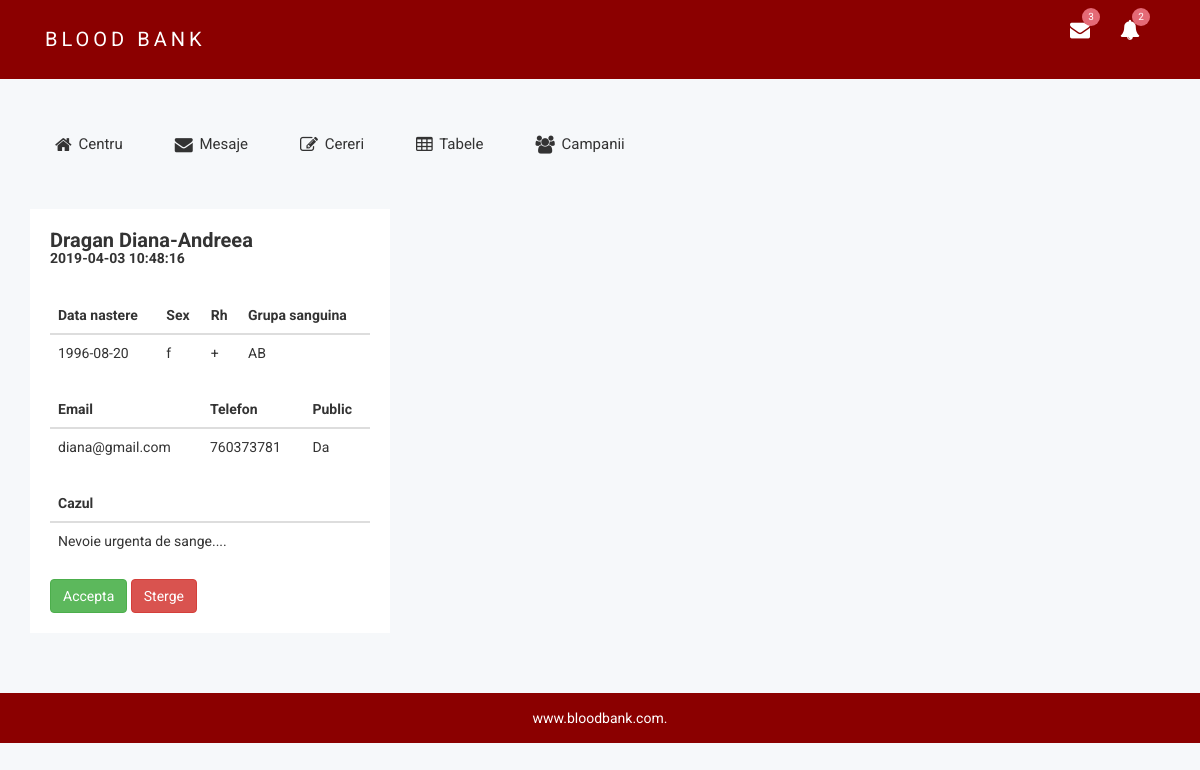
/bloodbank/a_centru/index.php/pacienti/cereri_pacienti, run on the app's committed database.
### tables this page shows
CREATE TABLE `pacienti` (
  `ID` int(255) NOT NULL,
  `prenume` varchar(255) NOT NULL,
  `nume` varchar(255) NOT NULL,
  `email` varchar(255) NOT NULL,
  `data_nastere` date NOT NULL,
  `telefon` int(10) NOT NULL,
  `sex` varchar(255) NOT NULL,
  `rh` varchar(10) NOT NULL,
  `grupa_sanguina` varchar(10) NOT NULL,
  `caz` varchar(255) NOT NULL,
  `public` varchar(5) NOT NULL,
  `data_cererii` datetime NOT NULL DEFAULT CURRENT_TIMESTAMP,
  `activ` int(11) NOT NULL
);

### bloodbank/a_centru/application/controllers/Pacienti.php (called while the page is built, shortened)
<?php
class Pacienti extends CI_Controller {
	public function __construct()
	{
		$this->load->model('pacienti_m');
	}
	public function cereri_pacienti()
	{
		$data = array(
			'pacienti'=> $this->pacienti_m->get_cereri_pacienti(),
		);
		$this->load->view('layout/header');
		$this->load->view('layout/navbar');
		$this->load->view('cereri/cereri_pacienti',$data);
		$this->load->view('layout/footer');
	}
}

### bloodbank/a_centru/index.php (called while the page is built, shortened)
<?php
require_once BASEPATH.'core/CodeIgniter.php';

### bloodbank/a_centru/application/models/pacienti_m.php (called while the page is built, shortened)
<?php
class pacienti_m extends CI_Model {
	function get_cereri_pacienti(){
		$this->db->select('*');
		$this->db->from('pacienti');
		$this->db->where('activ','0');
		$query=$this->db->get();
		return $query->result();
	}
}

### bloodbank/a_centru/application/views/cereri/cereri_pacienti.php (the view)
<div class="container">
    <div class="row">
       <?php foreach($pacienti as $pacient): ?>
        <div class="col-lg-4 col-md-6 col-sm-6 col-xs-12">
            <div class="recent-items-wp notika-shadow sm-res-mg-t-30">
                <div class="rc-it-ltd">
                    <div class="recent-items-ctn">
                        <div class="recent-items-title">
                            <h2><?php echo $pacient->nume?> <?php echo $pacient->prenume?></h2>
                            <h5><?php echo $pacient->data_cererii?></h5>
                        </div>
                    </div>
                    <div class="recent-items-inn">
                        <table class="table table-inner table-vmiddle">
                            <thead>
                                <tr>
                                    <th>Data nastere</th>
                                    <th>Sex</th>
                                    <th>Rh</th>
                                    <th>Grupa sanguina</th>
                                </tr>
                            </thead>
                            <tbody>
                                <tr>
                                    <td class=""><?php echo $pacient->data_nastere?></td>
                                    <td><?php echo $pacient->sex?></td>
                                    <td class=""><?php echo $pacient->rh?></td>
                                    <td><?php echo $pacient->grupa_sanguina?></td>
                                </tr>
                            </tbody>
                        </table>
                        <table class="table table-inner table-vmiddle">
                            <thead>
                                <tr>
                                    <th>Email</th>
                                    <th>Telefon</th>
                                    <th >Public</th>
                                </tr>
                            </thead>
                            <tbody>
                                <tr>
                                    <td ><?php echo $pacient->email?></td>
                                    <td><?php echo $pacient->telefon?></td>
                                    <td ><?php echo $pacient->public?></td>
                                </tr>
                            </tbody>
                        </table>
                    </div>
                    <table class="table table-inner table-vmiddle">
                            <thead>
                                <tr>
                                    <th>Cazul</th>
                                </tr>
                            </thead>
                            <tbody>
                                <tr>
                                    <td ><?php echo $pacient->caz?></td>
                                </tr>
                            </tbody>
                    </table>
                    <a class="btn btn-success" href="<?php echo base_url('pacienti/make_active/'.$pacient->ID) ?>">Accepta</a>
                    <a class="btn btn-danger"href="<?php echo base_url('pacienti/delete/'.$pacient->ID)?>">Sterge</a>
                </div>
            </div>
            <br>
        </div>
        <?php endforeach?>
    </div>
</div>

### bloodbank/a_centru/assets/css/main.css (style rules this page uses)
html { color: #222; font-size: 1em; line-height: 1.4; }

### data on the page
pacienti: nume "Dragan", prenume "Diana-Andreea", data_cererii "2019-04-03 10:48:16", data_nastere "1996-08-20", sex "f", rh "+", grupa_sanguina "AB", email "diana@gmail.com", telefon "760373781", public "Da", caz "Nevoie urgenta de sange...."
